Frame 1 (no input): blank canvas, image omitted
Frame 60 (no input): blank canvas, image omitted
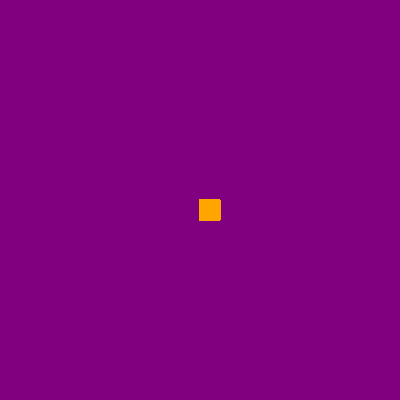
Frame 120 (the mouse pressed at the canvas centre since frame 60)

The p5.js sketch whose frames 1 and 60 were blank and that drew this single picture after the mouse press (run headless with seeded random() and noise() and a simulated clock; from frame 60 on, the mouse is pressed at the canvas centre):

// p5.js sketch
// ── sketch.js
function setup() {
createCanvas(400, 400);
background("purple");
}

function draw() {
stroke("orange");
fill("orange");
  
if(mouseIsPressed) {
rect(mouseX, mouseY, 20, 20);
}
}
